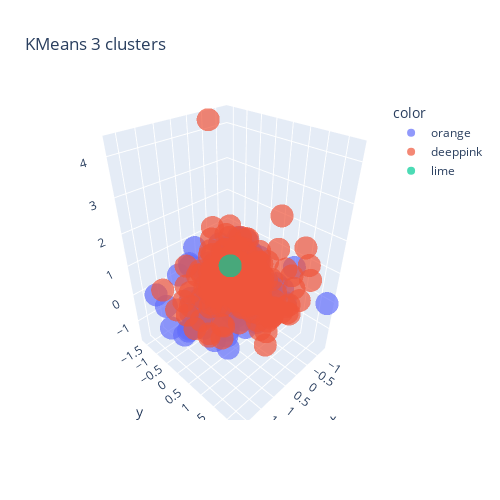
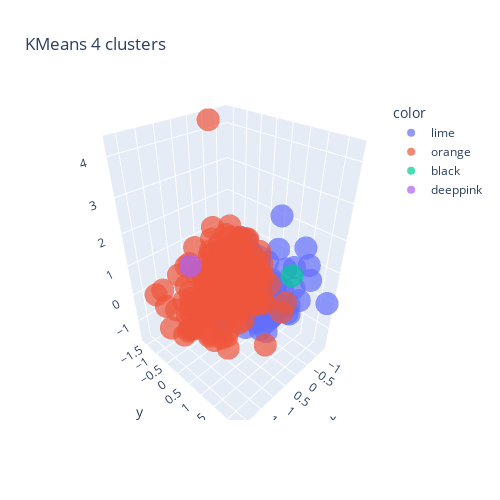
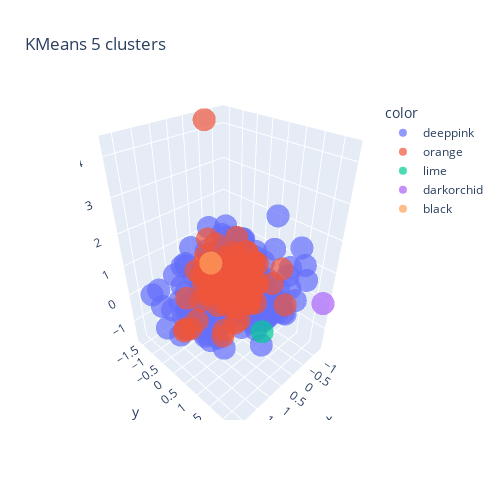

Notebook code for these charts, in order:
### Markdown cell above
## K-means

### Code cell
for i in range(3,6):
    
    k_means_3_3 = KMeans(n_clusters=i)  
    k_means_3_3_labels=k_means_3_3.fit_predict(tf_idf_matrix_scaled)
    draw_vectors3d(tf_idf_matrix_pca3[:,0],tf_idf_matrix_pca3[:,1],
                   tf_idf_matrix_pca3[:,2],get_colour(k_means_3_3_labels),
                   opacity=0.7, width=500, height=500,algorithm='KMeans')
